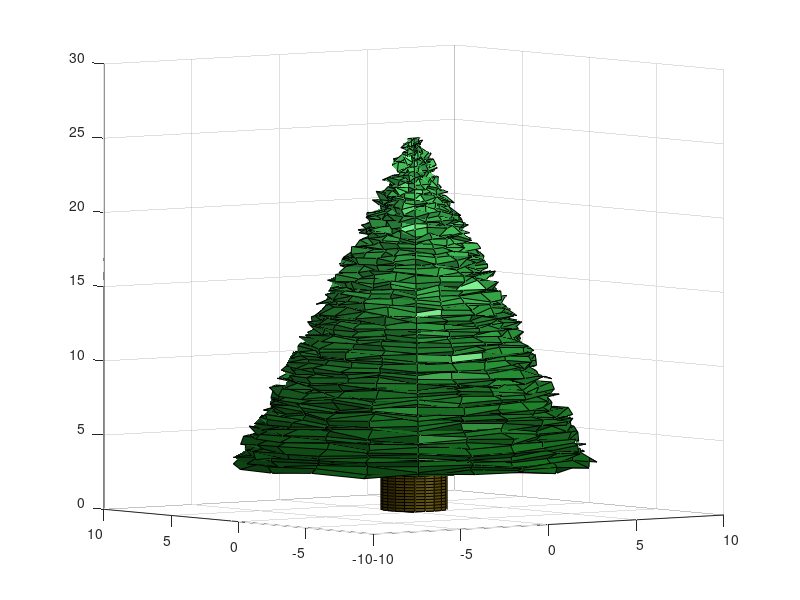

Reproduce this figure in MATLAB. (Note: this script raises an error after producing the figure.)
function christmas

% Anselm Ivanovas, anselm.ivanovas@student.unisg.ch

%Basically just a nice plot for some christmas fun.
%3D Plot of a hhristmas tree with some presents and snow

%% setup
snow=800;     % number of snow flakes [0 .. 5000]


%% draw tree
h=0:0.2:25; %vertical grid
[X,Y,Z] = cylinder(tree(h)); %produce a tree formed cylinder
Z=Z*25; %scale to the right heigth

%Add some diffusion to the surface of the tree to make it look more real

treeDiffusion=rand(126,21)-0.5;%some horizontal diffusion data

%add diffusion to the grid points 
for cnt1=1:21
    
    for cnt2=16:126%starting above the trunk
        %get the angle to always diffuse in direction of the radius
        angle=atan(Y(cnt2,cnt1)/X(cnt2,cnt1));
        %split the diffusion in the two coordinates, depending on the angle
        X(cnt2,cnt1)=X(cnt2,cnt1)+cos(angle)*treeDiffusion(cnt2,cnt1);
        Y(cnt2,cnt1)=Y(cnt2,cnt1)+sin(angle)*treeDiffusion(cnt2,cnt1);
        %some Vertical diffusion for each point
        Z(cnt2,cnt1)=Z(cnt2,cnt1)+(rand-0.5)*0.5;
    end
    
end
%draw the tree
surfl(X,Y,Z,'light')

%% View and format

%Use as nice green color map (darker at the bottom, lighter at the top)
r=(0.0430:(0.2061/50):0.2491)';%red component
g=(0.2969:(0.4012/50):0.6981)';%green component
b=(0.0625:(0.2696/50):0.3321)';%blue component
map=[r,g,b];%join in a map
for cnt=1:6
    %change the lower part to brown for the trunk
    map(cnt,:)=[77,63,5]/265;
end

colormap(map)%set the map
view([-37.5,4])%Change the view to see a little more of the Actual 3D tree
lighting2 phong %some nice lighting
shading interp %remove grid and smoothen the surface color
axis equal %takes care of display in the right proportion
axis([-10 10 -10 10 0 30]) %give some more axis space (for the snow later)
axis off %but don't show axis
hold on %to draw the rest
title('HAPPY HOLIDAYS')%self explaining

%% Presents
%Draw some presents around the tree (each with random color)
drawPresent(2,-4,0,3,3,2);
drawPresent(-4,3,0,2,3,1.5);
drawPresent(5,3,0,4,3,3);
drawPresent(-14,-5,0,6,3,1);
drawPresent(-9,-10,0,2,2,2);
drawPresent(0,4,0,4,3,3);
drawPresent(-6,-13,0,3,3,3);

%% Snow

%create some random 3D coordinates for the snow (amount as in setup above)
snowX=(rand(snow,1)*25-12.5);
snowY=(rand(snow,1)*25-12.5);
snowZ=(rand(snow,1)*27);
%Note:Some flakes will end up IN the tree but just can't be seen then
plot3(snowX,snowY,snowZ,'w*')%plot coordinates as white snow flakes
hold off%Done
end % of function


%% ============= private functions

function r=tree(h)%Gives a profile for the tree
for cnt=1:length(h)
    
    if(h(cnt)==0)%no Width at the bottom. Ensures a "closed" trunk
        r(cnt)=0;
    end
    %smaller radius for the trunk
    if (h(cnt)>0 && h(cnt)<=3)
        r(cnt)=1.5;
    end

    %reduce radius gradually from 8 to 0. Note: will only work with a trunk heigth
    %of 3 and a whole tree heigth of 25. Scale the height of the tree in
    %the "draw tree" section, since the cylinder command will return a 1
    %unit high cylinder anyway
    if(h(cnt)>3)
        r(cnt)=8-(h(cnt)-3)*0.3636;
    end

end

end % of function

%Draws a present with the given coordinate + size in a random color
%Note:Given coordinates apply to the lower front + left corner of the
%present (the one closest to the viewer) as seen in the plot
function drawPresent(dx,dy,dz,scalex,scaley,scalez) 

%the standard present coordinates
presentX=[0.5 0.5 0.5 0.5 0.5; 0 1 1 0 0; 0 1 1 0 0; 0 1 1 0 0; 0.5 0.5 0.5 0.5 0.5];
presentY=[0.5 0.5 0.5 0.5 0.5; 0 0 1 1 0; 0 0 1 1 0; 0 0 1 1 0; 0.5 0.5 0.5 0.5 0.5];
presentZ=[0 0 0 0 0; 0 0 0 0 0; 0.5 0.5 0.5 0.5 0.5; 1 1 1 1 1; 1 1 1 1 1];

%draw some presents with random colors
%scale present and move it to the right place and get the plot handle
myHandle=surf((presentX*scalex+dx),(presentY*scaley+dy), (presentZ*scalez+dz));
%some random color map
randColorMap(:,:,1)=repmat(rand,[5,5]);%r component
randColorMap(:,:,2)=repmat(rand,[5,5]);%g component
randColorMap(:,:,3)=repmat(rand,[5,5]);%b component
%Assign colormap just to the plot handle object of the present, so the tree
%does not change color
set(myHandle,'CData',randColorMap)
shading interp %Nice shding + without grid

end % of function
